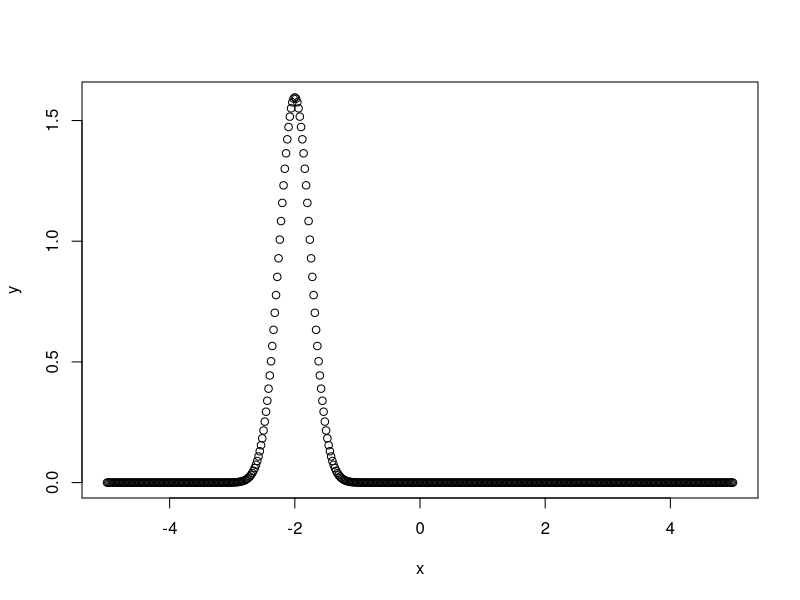

Recreate this plot in R.



# Q3

rm(list=ls())

classificaEmpresa <- function(divida, segmento) {
  classificacao <- ''
  if (divida <= 5) {
    classificacao <- 'A'
  } else if ((divida >= 5) & (divida <= 5.9) & (segmento != 'Y')) {
    classificacao <- 'B'
  } else if (((divida >= 5) & (divida <= 5.9)) & (segmento == 'Y')) {
    classificacao <- 'C'
  } else if (((divida >= 6) & (divida <= 6.9)) & (segmento != 'X')) {
    classificacao <- 'C'
  } else if (((divida >= 6) & (divida <= 6.9)) & (segmento == 'X')) {
    classificacao <- 'D'
  } else {
    classificacao <- 'E'
  }
  return(classificacao)
}


vetor_dividas <- seq(1, 10, 0.3)

count <- 0

for (divida in vetor_dividas) {
  resultado <- classificaEmpresa(divida, 'X')

  if (resultado == 'D') {
    count <- count + 1
  }
}

print(count)





# Q4

rm(list=ls())


calculaFY <- function (x, mu, sigma) {
  z = (x - mu)/sigma 
  f = (1 / (sigma * sqrt(2*pi) ) ) * exp( (-1/2) * ( z^2 ) )
  return(f)
}



plotaGraficoY <- function(valor_inicial, valor_final, intervalo, mu, sigma) {
  if ((valor_inicial == valor_final) | (intervalo == 0)) {
    return(NULL)
  } else {
    x <- seq(valor_inicial, valor_final, intervalo)
    y <- calculaFY(x, mu, sigma)
    mean_y <- mean(y)
    plot(x, y)
    return(mean_y)
  }
}


plotaGraficoY(-5, 5, 0.02, -2, 0.25)
